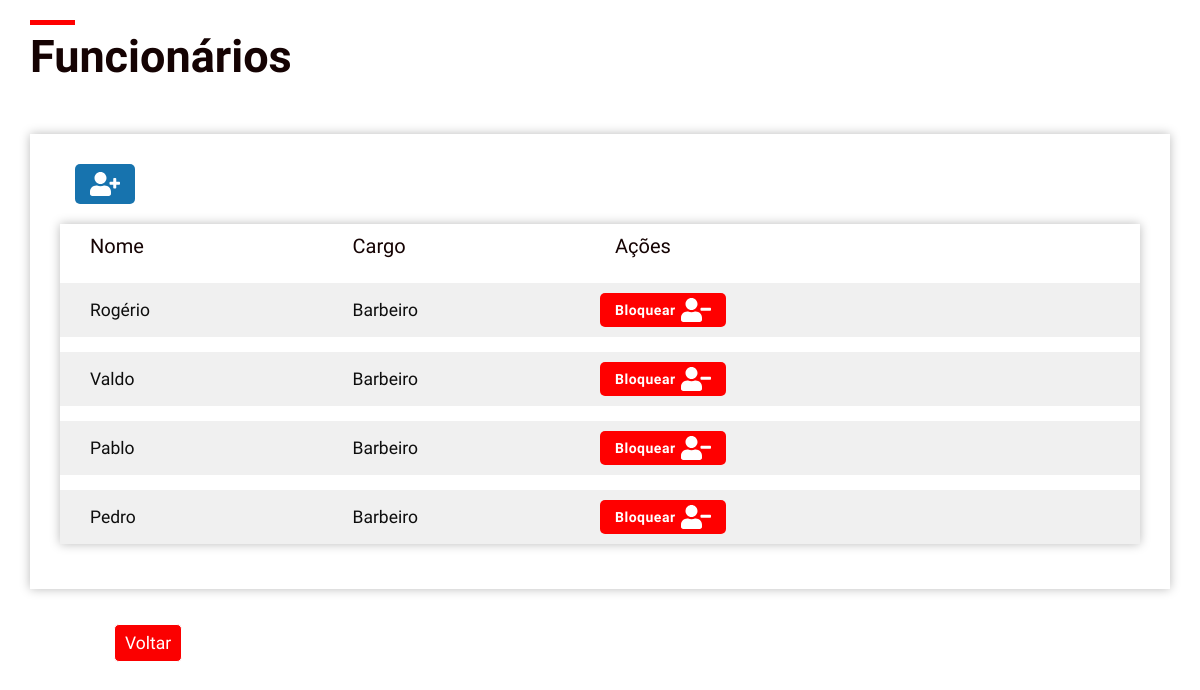
The app's page /funcionarios with its own data.
### app/models.py (models this page shows, shortened)
class Barbeiro(db.Model):
    id_barbeiro = db.Column(db.Integer, primary_key=True)
    nome = db.Column(db.String(100), index=True)
    email = db.Column(db.String(100), index=True, unique=True)
    senha = db.Column(db.String(128))
    status_bloqueio = db.Column(db.Boolean, default=0)
    atendimentos = db.relationship('Reserva', backref='barbeiro', lazy='dynamic')

### app/routes.py (the view)
@app.route('/funcionarios')
def listagem_funcionarios():
    barbeiros = Barbeiro.query.all()
    return render_template('admin/listagem_funcionarios.html', barbeiros=barbeiros)

### app/templates/admin/listagem_funcionarios.html
{% extends "base.html" %}
{% block content %}
<section>
    <div class="container">
        <div class="row">
            <div class="col-12 px-0">
                <h1 class="c-brown section__title u-title-after">Funcionários</h1>
            </div>
            <div class="col-12 historic__card p-5">
                <div class="col-12 px-0 d-flex">
                    <div class="col-1">
                        <a href="{{url_for('cadastrar_barbeiro')}}">
                            <button class="bgc-blue btn__pattern" type="submit">
                                <img src="../static/img/icon/add_funcionario.svg" alt="" class="img-fluid">
                            </button>
                        </a>
                    </div>
                </div>
                <div class="col-12 px-0 employees__card">
                    <div class="col-12 px-4 py-3 d-flex align-items-center">
                        <div class="col-3">
                            <h2 class="c-brown">Nome</h2>
                        </div>
                        <div class="col-3">
                            <h2 class="c-brown">Cargo</h2>
                        </div>
                        <div class="col-3">
                            <h2 class="c-brown">Ações</h2>
                        </div>
                    </div>
                    {% for b in barbeiros %}
                    <div class="col-12 px-4 py-3 my-4 d-flex align-items-center bgc-gray3">
                        <div class="col-3">
                            <h3 class="c-black">{{b.nome}}</h3>
                        </div>
                        <div class="col-3">
                            <h3 class="c-black">Barbeiro</h3>
                        </div>
                        <div class="col-3 d-flex px-0">
                            {% if b.id_barbeiro != session['id_barbeiro'] %}
                            <div class="col-7 px-0">
                                {% if b.status_bloqueio == 1 %}
                                <button id="btn-bloquear" class="bgc-blue btn__pattern py-2 px-4 d-flex align-items-center justify-content-center" type="submit" data-barbeiro="{{b.id_barbeiro}}" onclick="bloquearFuncionario(this)">
                                    <p class="m-0 p-0">Desbloquear</p>
                                    <img src="../static/img/icon/excluir.svg" alt="" class="u-img-delete ml-2">
                                </button>
                                {% else %}
                                <button id="btn-bloquear" class="bgc-blue btn__pattern py-2 px-4 d-flex align-items-center justify-content-center blocked" type="submit" data-barbeiro="{{b.id_barbeiro}}" onclick="bloquearFuncionario(this)">
                                    <p class="m-0 p-0">Bloquear</p>
                                    <img src="../static/img/icon/excluir.svg" alt="" class="u-img-delete ml-2">
                                </button>
                                {% endif %}
                            </div>
                            {% endif %}
                        </div>
                    </div>
                    {% endfor %}
                </div>
            </div>
        </div>
    </div>
    <div class="vfuncionarios">
        <a href="#" onclick="history.go(-1)" class="btn btn-primary btn-lg">Voltar</a>
   </div>
</section>
{% endblock %}

### records on screen
Barbeiro: nome "Rogério", status_bloqueio False (drawn)
Barbeiro: nome "Valdo", status_bloqueio False (drawn)
Barbeiro: nome "Pablo", status_bloqueio False (drawn)
Barbeiro: nome "Pedro", status_bloqueio False (drawn)
